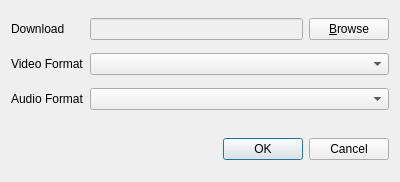
<?xml version="1.0" encoding="UTF-8"?>
<ui version="4.0">
 <class>Preferences</class>
 <widget class="QDialog" name="Preferences">
  <property name="geometry">
   <rect>
    <x>0</x>
    <y>0</y>
    <width>400</width>
    <height>182</height>
   </rect>
  </property>
  <property name="windowTitle">
   <string>Preferences</string>
  </property>
  <property name="windowIcon">
   <iconset resource="../res/resources.qrc">
    <normaloff>:/images/preferences.png</normaloff>:/images/preferences-16.png</iconset>
  </property>
  <layout class="QGridLayout" name="gridLayout">
   <item row="0" column="2">
    <widget class="QPushButton" name="btnBrowse">
     <property name="text">
      <string>&amp;Browse</string>
     </property>
    </widget>
   </item>
   <item row="0" column="0">
    <widget class="QLabel" name="lblDownload">
     <property name="text">
      <string>Download</string>
     </property>
     <property name="buddy">
      <cstring>btnBrowse</cstring>
     </property>
    </widget>
   </item>
   <item row="4" column="0" colspan="3">
    <widget class="QDialogButtonBox" name="buttonBox">
     <property name="orientation">
      <enum>Qt::Horizontal</enum>
     </property>
     <property name="standardButtons">
      <set>QDialogButtonBox::Cancel|QDialogButtonBox::Ok</set>
     </property>
    </widget>
   </item>
   <item row="2" column="0">
    <widget class="QLabel" name="lblAudioFormat">
     <property name="text">
      <string>Audio Format</string>
     </property>
     <property name="buddy">
      <cstring>cmbAudioFormat</cstring>
     </property>
    </widget>
   </item>
   <item row="3" column="0">
    <spacer name="verticalSpacer">
     <property name="orientation">
      <enum>Qt::Vertical</enum>
     </property>
     <property name="sizeType">
      <enum>QSizePolicy::Fixed</enum>
     </property>
     <property name="sizeHint" stdset="0">
      <size>
       <width>20</width>
       <height>15</height>
      </size>
     </property>
    </spacer>
   </item>
   <item row="2" column="1" colspan="2">
    <widget class="QComboBox" name="cmbAudioFormat">
     <property name="toolTip">
      <string>Audio format specification</string>
     </property>
     <property name="whatsThis">
      <string/>
     </property>
    </widget>
   </item>
   <item row="0" column="1">
    <widget class="QLineEdit" name="txtDownload">
     <property name="enabled">
      <bool>false</bool>
     </property>
     <property name="toolTip">
      <string>Directory specification for file download.</string>
     </property>
     <property name="whatsThis">
      <string/>
     </property>
     <property name="readOnly">
      <bool>true</bool>
     </property>
    </widget>
   </item>
   <item row="1" column="0">
    <widget class="QLabel" name="lblVideoFormat">
     <property name="text">
      <string>Video Format</string>
     </property>
     <property name="buddy">
      <cstring>cmbVideoFormat</cstring>
     </property>
    </widget>
   </item>
   <item row="1" column="1" colspan="2">
    <widget class="QComboBox" name="cmbVideoFormat">
     <property name="toolTip">
      <string>Specifies your preferred video format.</string>
     </property>
    </widget>
   </item>
  </layout>
 </widget>
 <tabstops>
  <tabstop>btnBrowse</tabstop>
  <tabstop>cmbVideoFormat</tabstop>
  <tabstop>cmbAudioFormat</tabstop>
  <tabstop>buttonBox</tabstop>
  <tabstop>txtDownload</tabstop>
 </tabstops>
 <resources>
  <include location="../res/resources.qrc"/>
 </resources>
 <connections>
  <connection>
   <sender>buttonBox</sender>
   <signal>accepted()</signal>
   <receiver>Preferences</receiver>
   <slot>accept()</slot>
   <hints>
    <hint type="sourcelabel">
     <x>248</x>
     <y>254</y>
    </hint>
    <hint type="destinationlabel">
     <x>157</x>
     <y>274</y>
    </hint>
   </hints>
  </connection>
  <connection>
   <sender>buttonBox</sender>
   <signal>rejected()</signal>
   <receiver>Preferences</receiver>
   <slot>reject()</slot>
   <hints>
    <hint type="sourcelabel">
     <x>316</x>
     <y>260</y>
    </hint>
    <hint type="destinationlabel">
     <x>286</x>
     <y>274</y>
    </hint>
   </hints>
  </connection>
 </connections>
</ui>
